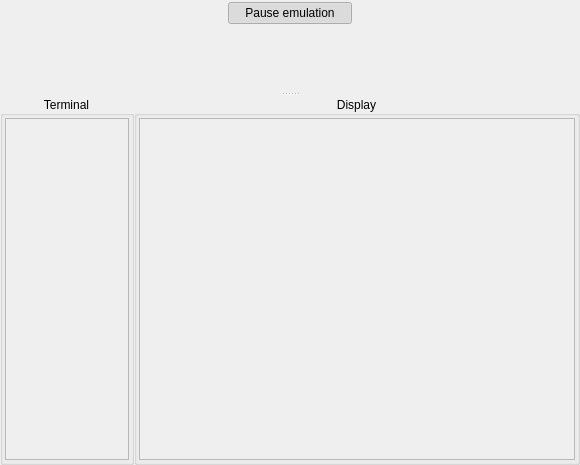
<?xml version="1.0" encoding="UTF-8"?>
<ui version="4.0">
 <class>Form</class>
 <widget class="QWidget" name="Form">
  <property name="geometry">
   <rect>
    <x>0</x>
    <y>0</y>
    <width>580</width>
    <height>465</height>
   </rect>
  </property>
  <property name="minimumSize">
   <size>
    <width>580</width>
    <height>465</height>
   </size>
  </property>
  <property name="windowTitle">
   <string>Place</string>
  </property>
  <layout class="QVBoxLayout" name="verticalLayout">
   <property name="spacing">
    <number>0</number>
   </property>
   <property name="leftMargin">
    <number>0</number>
   </property>
   <property name="topMargin">
    <number>2</number>
   </property>
   <property name="rightMargin">
    <number>0</number>
   </property>
   <property name="bottomMargin">
    <number>0</number>
   </property>
   <item alignment="Qt::AlignHCenter">
    <widget class="QPushButton" name="switch_emul">
     <property name="cursor">
      <cursorShape>PointingHandCursor</cursorShape>
     </property>
     <property name="focusPolicy">
      <enum>Qt::NoFocus</enum>
     </property>
     <property name="text">
      <string>    Pause emulation    </string>
     </property>
     <property name="checkable">
      <bool>true</bool>
     </property>
     <property name="checked">
      <bool>true</bool>
     </property>
     <property name="default">
      <bool>false</bool>
     </property>
     <property name="flat">
      <bool>false</bool>
     </property>
    </widget>
   </item>
   <item>
    <widget class="QSplitter" name="splitter">
     <property name="orientation">
      <enum>Qt::Vertical</enum>
     </property>
     <widget class="QScrollArea" name="top">
      <property name="baseSize">
       <size>
        <width>0</width>
        <height>0</height>
       </size>
      </property>
      <property name="frameShape">
       <enum>QFrame::Panel</enum>
      </property>
      <property name="lineWidth">
       <number>0</number>
      </property>
      <property name="widgetResizable">
       <bool>true</bool>
      </property>
      <property name="alignment">
       <set>Qt::AlignCenter</set>
      </property>
      <widget class="QWidget" name="scrollAreaWidgetContents_2">
       <property name="geometry">
        <rect>
         <x>0</x>
         <y>0</y>
         <width>580</width>
         <height>69</height>
        </rect>
       </property>
       <layout class="QGridLayout" name="windows_place">
        <property name="leftMargin">
         <number>5</number>
        </property>
        <property name="topMargin">
         <number>5</number>
        </property>
        <property name="rightMargin">
         <number>5</number>
        </property>
        <property name="bottomMargin">
         <number>5</number>
        </property>
       </layout>
      </widget>
     </widget>
     <widget class="QFrame" name="bottom">
      <layout class="QHBoxLayout" name="horizontalLayout_2">
       <property name="spacing">
        <number>0</number>
       </property>
       <property name="leftMargin">
        <number>0</number>
       </property>
       <property name="topMargin">
        <number>0</number>
       </property>
       <property name="rightMargin">
        <number>0</number>
       </property>
       <property name="bottomMargin">
        <number>0</number>
       </property>
       <item>
        <widget class="QSplitter" name="splitter2">
         <property name="orientation">
          <enum>Qt::Horizontal</enum>
         </property>
         <property name="handleWidth">
          <number>0</number>
         </property>
         <widget class="QGroupBox" name="groupBox">
          <property name="title">
           <string>Terminal</string>
          </property>
          <property name="alignment">
           <set>Qt::AlignCenter</set>
          </property>
          <property name="flat">
           <bool>true</bool>
          </property>
          <layout class="QHBoxLayout" name="horizontalLayout">
           <property name="spacing">
            <number>0</number>
           </property>
           <property name="leftMargin">
            <number>2</number>
           </property>
           <property name="topMargin">
            <number>2</number>
           </property>
           <property name="rightMargin">
            <number>2</number>
           </property>
           <property name="bottomMargin">
            <number>2</number>
           </property>
           <item>
            <widget class="QScrollArea" name="bottom_area">
             <property name="widgetResizable">
              <bool>true</bool>
             </property>
             <widget class="QWidget" name="scrollAreaWidgetContents">
              <property name="geometry">
               <rect>
                <x>0</x>
                <y>0</y>
                <width>124</width>
                <height>345</height>
               </rect>
              </property>
              <layout class="QGridLayout" name="terminal">
               <property name="spacing">
                <number>6</number>
               </property>
              </layout>
             </widget>
            </widget>
           </item>
          </layout>
         </widget>
         <widget class="QGroupBox" name="groupBox_2">
          <property name="title">
           <string>Display</string>
          </property>
          <property name="alignment">
           <set>Qt::AlignCenter</set>
          </property>
          <property name="flat">
           <bool>true</bool>
          </property>
          <layout class="QHBoxLayout" name="horizontalLayout_3">
           <property name="leftMargin">
            <number>2</number>
           </property>
           <property name="topMargin">
            <number>2</number>
           </property>
           <property name="rightMargin">
            <number>2</number>
           </property>
           <property name="bottomMargin">
            <number>2</number>
           </property>
           <item>
            <widget class="QListWidget" name="display">
             <property name="enabled">
              <bool>false</bool>
             </property>
             <property name="cursor" stdset="0">
              <cursorShape>ForbiddenCursor</cursorShape>
             </property>
             <property name="focusPolicy">
              <enum>Qt::NoFocus</enum>
             </property>
             <property name="editTriggers">
              <set>QAbstractItemView::NoEditTriggers</set>
             </property>
             <property name="showDropIndicator" stdset="0">
              <bool>false</bool>
             </property>
             <property name="selectionMode">
              <enum>QAbstractItemView::SingleSelection</enum>
             </property>
             <property name="selectionBehavior">
              <enum>QAbstractItemView::SelectRows</enum>
             </property>
            </widget>
           </item>
          </layout>
         </widget>
        </widget>
       </item>
      </layout>
     </widget>
    </widget>
   </item>
  </layout>
 </widget>
 <resources/>
 <connections/>
</ui>
